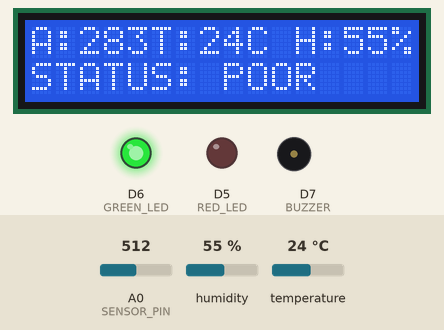
Bench run of a sketch on a simulated ESP8266 (NodeMCU). Parts: 16×2 character LCD, output pins drawn as LEDs (lit = HIGH), buzzer (waves = sounding, pin HIGH). The test bench sets the inputs (shaded band); at power-on: A0 (SENSOR_PIN) = 512, temperature 24 °C, humidity 55 %. WiFi joins after 1.5 s; servers stay silent unless stated.

Above: at 6.0 s.
6.1 s: A0 (SENSOR_PIN) set to 527
At 7.8 s:
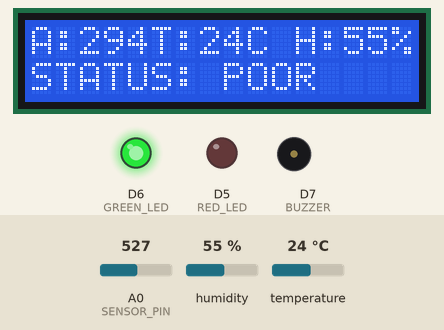
8.4 s: A0 (SENSOR_PIN) set to 543
At 11.1 s:
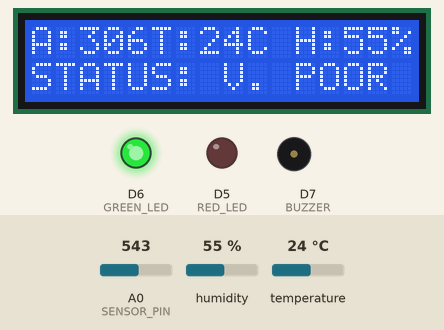
11.5 s: temperature set to 11 °C
At 14.5 s:
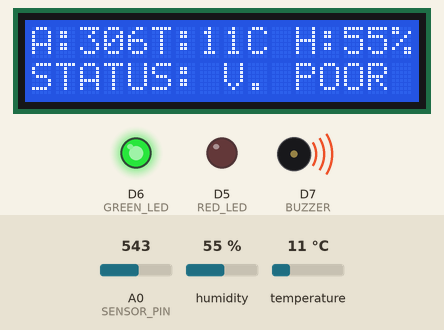
15.9 s: temperature set to 8 °C
At 19.4 s:
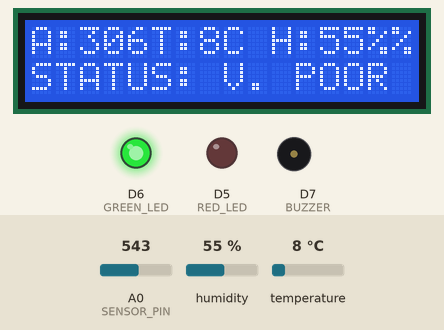
20.5 s: A0 (SENSOR_PIN) set to 306
At 22.7 s:
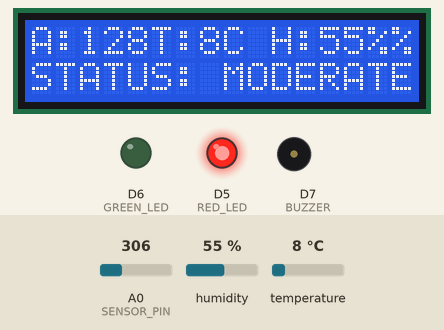
23.4 s: temperature set to 12 °C
At 24.8 s:
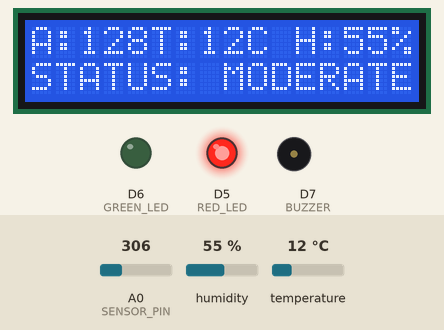
Timing chart, 0 to 25.9 s (numbered marks = the images above; inputs shaded):
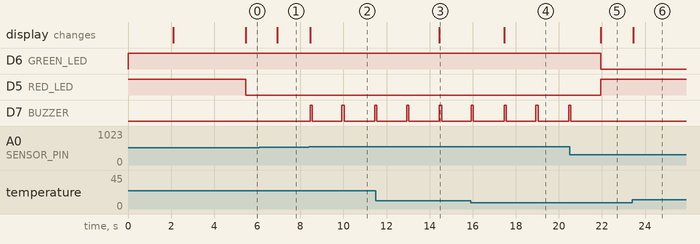

Measured:
- the behaviour switches between 535 and 536 on A0 (SENSOR_PIN) (found by bisection; images 1 and 2)
- the behaviour switches between 10 and 9 °C on temperature (found by bisection; images 3 and 4)
- after the input at 6.1 s, the display: changes after 0.83 s (image 1)
- after the input at 8.4 s, D7 (BUZZER): alternates HIGH for 0.10 s and LOW for 1.4 s, starting after 0.06 s; the display: changes after 0.06 s (image 2)
- after the input at 11.5 s, the display: changes after 3.0 s (image 3)
- after the input at 15.9 s, the display: changes after 1.6 s (image 4)
- after the input at 20.5 s, D6 (GREEN_LED): HIGH → LOW after 1.4 s; D5 (RED_LED): LOW → HIGH after 1.4 s; D7 (BUZZER): goes on until 20.6 s, then stays LOW; the display: changes after 1.4 s (image 5)
- after the input at 23.4 s, the display: changes after 0.06 s (image 6)

The sketch:

ir_Quality_Monitor_Code.ino
```cpp
#define BLYNK_TEMPLATE_ID   "Your_Template_ID"
#define BLYNK_TEMPLATE_NAME "Air Quality Monitoring System"
#define BLYNK_AUTH_TOKEN    "Your_Auth_Token"

#include <ESP8266WiFi.h>
#include <BlynkSimpleEsp8266.h>
#include <Wire.h>
#include <LiquidCrystal_I2C.h>
#include <DHT.h>

// WiFi Credentials
char auth[] = BLYNK_AUTH_TOKEN;
char ssid[] = "Your_WiFi_Name";
char pass[] = "Your_WiFi_Password";

// Hardware Pin Configuration
#define SENSOR_PIN A0     // MQ-135 Gas / Air Quality Sensor
#define DHTPIN     D4     // DHT11 Sensor Pin
#define DHTTYPE    DHT11  // Sensor Type
#define RED_LED    D5     // Air Quality Hazard LED
#define GREEN_LED  D6     // Safe / Normal Air LED
#define BUZZER     D7     // Piezo Alert Alarm

// Explicit Hardware Logic Control Definitions
#define LED_ON     LOW    // Active-Low LEDs
#define LED_OFF    HIGH

#define BUZZER_ON  HIGH   // Active-High Buzzer Output
#define BUZZER_OFF LOW

// Sensor Calibration Constants
const int AIR_BASELINE_ADC = 150; // Room baseline boundary (~198-200 ADC)
const int AIR_MAX_ADC      = 800; // Upper pollution limit

DHT dht(DHTPIN, DHTTYPE);
LiquidCrystal_I2C lcd(0x27, 16, 2);
BlynkTimer timer;

void processAirQualityData() {
  // 1. Read Raw MQ-135 Sensor Data
  int rawADC = analogRead(SENSOR_PIN);

  // 2. Calibrate Raw ADC to 0-500 CPCB AQI Scale
  int calculatedAQI = map(rawADC, AIR_BASELINE_ADC, AIR_MAX_ADC, 10, 500);
  if (calculatedAQI < 0) calculatedAQI = 0;
  if (calculatedAQI > 500) calculatedAQI = 500;

  // 3. Read Climate Metrics from DHT11
  float humidity = dht.readHumidity();
  float temperature = dht.readTemperature();

  // 4. Stream Telemetry to Blynk Cloud Dashboard
  Blynk.virtualWrite(V0, calculatedAQI); // Calibrated AQI
  Blynk.virtualWrite(V1, rawADC);        // Raw Voltage Count
  Blynk.virtualWrite(V2, temperature);   // Temperature (°C)
  Blynk.virtualWrite(V3, humidity);      // Humidity (%)

  // 5. LCD Row 0: Ultra-Compact Formatting (Fits 16 Characters Exactly)
  lcd.setCursor(0, 0);
  lcd.print("A:");
  lcd.print(calculatedAQI);
  if (calculatedAQI < 10) lcd.print("  ");
  else if (calculatedAQI < 100) lcd.print(" ");

  if (!isnan(temperature)) {
    lcd.print("T:");
    lcd.print((int)temperature);
    lcd.print("C ");
  }

  if (!isnan(humidity)) {
    lcd.print("H:");
    lcd.print((int)humidity);
    lcd.print("%");
  }

  // 6. LCD Row 1: CPCB Classification & Hardware Alert Logic
  lcd.setCursor(0, 1);

  if (calculatedAQI <= 50) {
    // BAND 1: Good
    lcd.print("STATUS: GOOD    ");
    digitalWrite(GREEN_LED, LED_ON);
    digitalWrite(RED_LED, LED_OFF);
    digitalWrite(BUZZER, BUZZER_OFF);
  }
  else if (calculatedAQI <= 100) {
    // BAND 2: Satisfactory
    lcd.print("STATUS: SATISFY ");
    digitalWrite(GREEN_LED, LED_ON);
    digitalWrite(RED_LED, LED_OFF);
    digitalWrite(BUZZER, BUZZER_OFF);
  }
  else if (calculatedAQI <= 200) {
    // BAND 3: Moderate
    lcd.print("STATUS: MODERATE");
    digitalWrite(GREEN_LED, LED_ON);
    digitalWrite(RED_LED, LED_OFF);
    digitalWrite(BUZZER, BUZZER_OFF);
  }
  else if (calculatedAQI <= 300) {
    // BAND 4: Poor
    lcd.print("STATUS: POOR    ");
    digitalWrite(GREEN_LED, LED_OFF);
    digitalWrite(RED_LED, LED_ON);
    digitalWrite(BUZZER, BUZZER_OFF);
  }
  else if (calculatedAQI <= 400) {
    // BAND 5: Very Poor
    lcd.print("STATUS: V. POOR ");
    digitalWrite(GREEN_LED, LED_OFF);
    digitalWrite(RED_LED, LED_ON);

    // Warning Beep
    digitalWrite(BUZZER, BUZZER_ON);
    delay(100);
    digitalWrite(BUZZER, BUZZER_OFF);
  }
  else {
    // BAND 6: Severe
    lcd.print("STATUS: SEVERE! ");
    digitalWrite(GREEN_LED, LED_OFF);
    digitalWrite(RED_LED, LED_ON);
    digitalWrite(BUZZER, BUZZER_ON); // Continuous Alarm
  }
}

void setup() {
  Serial.begin(115200);

  // Pin Initialization
  pinMode(RED_LED, OUTPUT);
  pinMode(GREEN_LED, OUTPUT);
  pinMode(BUZZER, OUTPUT);

  // Default Initial Hardware State
  digitalWrite(RED_LED, LED_OFF);
  digitalWrite(GREEN_LED, LED_OFF);
  digitalWrite(BUZZER, BUZZER_OFF);

  // Initialize Sensors & Displays
  dht.begin();
  Wire.begin(D2, D1); // SDA = D2, SCL = D1
  lcd.init();
  lcd.backlight();

  lcd.setCursor(0, 0);
  lcd.print("  AIR QUALITY  ");
  lcd.setCursor(0, 1);
  lcd.print(" MONITOR SYSTEM ");
  delay(2000);
  lcd.clear();

  // Connect to Blynk Cloud
  Blynk.begin(auth, ssid, pass);

  // Read sensors every 1.5 seconds
  timer.setInterval(1500L, processAirQualityData);
}

void loop() {
  Blynk.run();
  timer.run();
}
```
